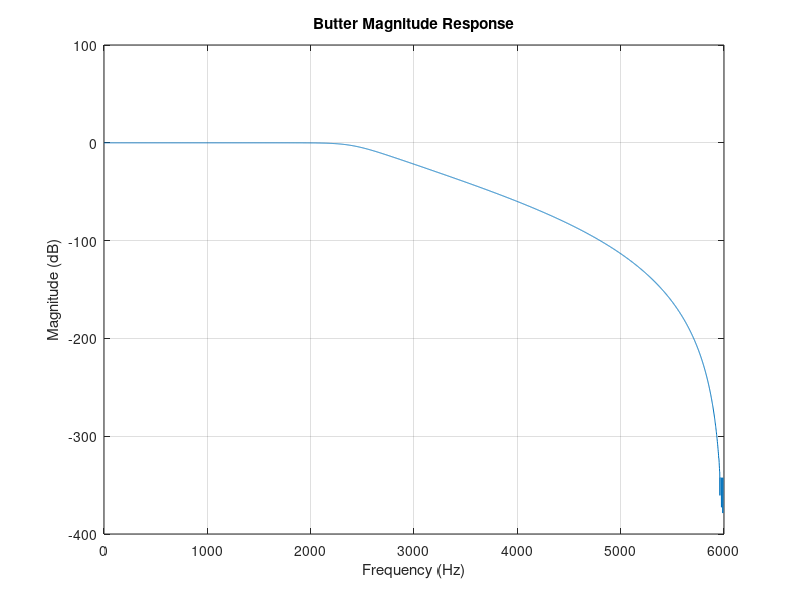
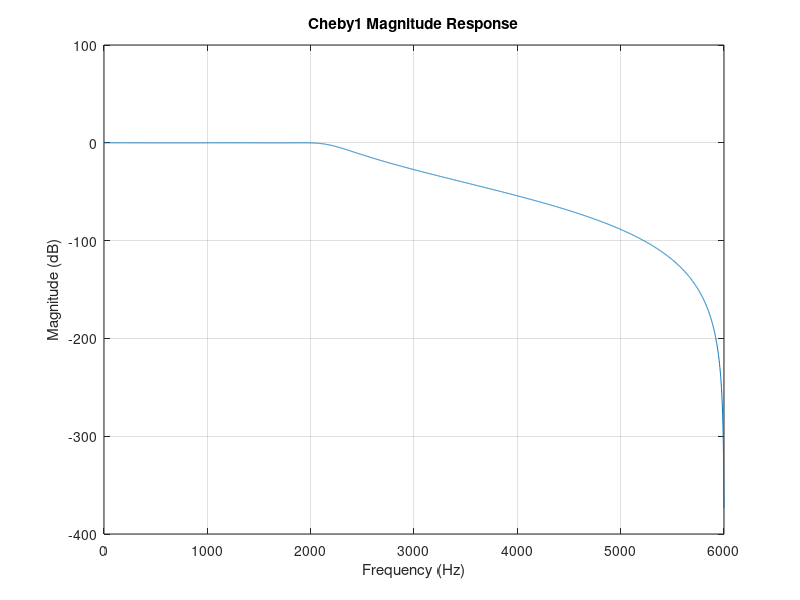
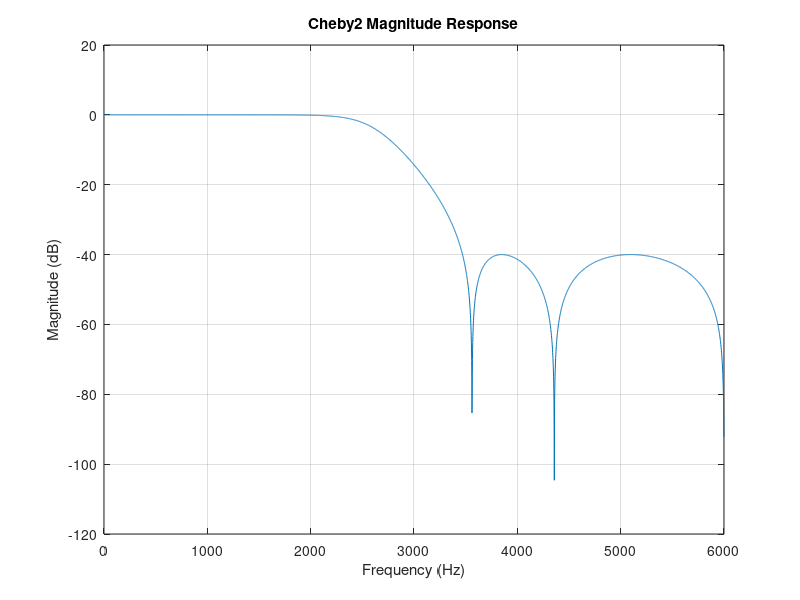
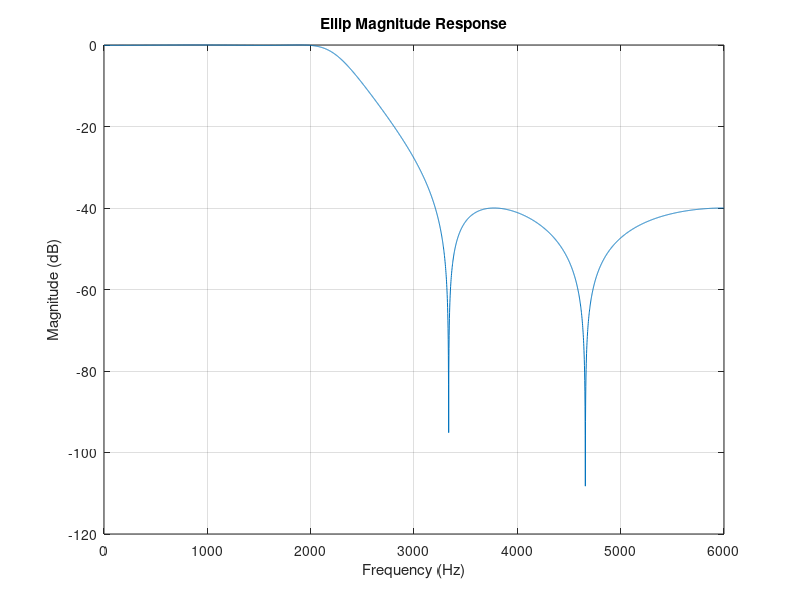

Write MATLAB code to recreate these figures, in order.
% BANDARA H.G.T.D.
% 2022e048 
% LABORATORY SESSION 3
% Part 02  

% Part 2
fs = 12000;
wp = 2000 / (fs/2); % normalized
ws = 3500 / (fs/2);
rp = 0.1;
rs = 40;

% Butterworth
[Nb, Wnb] = buttord(wp, ws, rp, rs);
[b_b, a_b] = butter(Nb, Wnb);

% Chebyshev I
[Nc1, Wnc1] = cheb1ord(wp, ws, rp, rs);
[b_c1, a_c1] = cheby1(Nc1, rp, Wnc1);

% Chebyshev II
[Nc2, Wnc2] = cheb2ord(wp, ws, rp, rs);
[b_c2, a_c2] = cheby2(Nc2, rs, Wnc2);

% Elliptic
[Ne, Wne] = ellipord(wp, ws, rp, rs);
[b_e, a_e] = ellip(Ne, rp, rs, Wne);

% Plotting
filters = {{b_b,a_b,'Butter'}, {b_c1,a_c1,'Cheby1'}, {b_c2,a_c2,'Cheby2'}, {b_e,a_e,'Ellip'}};

for k = 1:4
    [H, f] = freqz(filters{k}{1}, filters{k}{2}, 4096, fs);
    figure;
    plot(f, 20*log10(abs(H))); grid on;
    title([filters{k}{3}, ' Magnitude Response']);
    xlabel('Frequency (Hz)'); ylabel('Magnitude (dB)');
end
